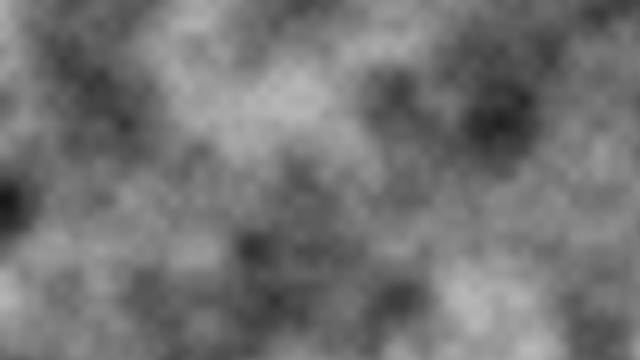
Frame 1 (no input)
Frame 60 (no input): identical to frame 1, image omitted
Frame 120 (the mouse pressed at the canvas centre since frame 60): identical to frame 1, image omitted

The p5.js sketch that drew this single still picture (run headless with seeded random() and noise() and a simulated clock; from frame 60 on, the mouse is pressed at the canvas centre):

// p5.js sketch
// ── sketch.js
// The Nature of Code
// Daniel Shiffman
// http://natureofcode.com

function setup() {
  createCanvas(640, 360);
  background(150);
}

function draw() {
  // Tell p5 we will work with pixels
  loadPixels();
  let xoff = 0.0;

  // Updating pixels with perlin noise
  for (let x = 0; x < width; x++) {
    let yoff = 0.0;

    for (let y = 0; y < height; y++) {
      // Calculating brightness value for noise
      let bright = map(noise(xoff, yoff), 0, 1, 0, 255);
      set(x, y, floor(bright));
      yoff += 0.01; // Incrementing y-offset perlins noise
    }
    xoff += 0.01; // Incrementing x-offset perlins noise
  }

  updatePixels();
}
